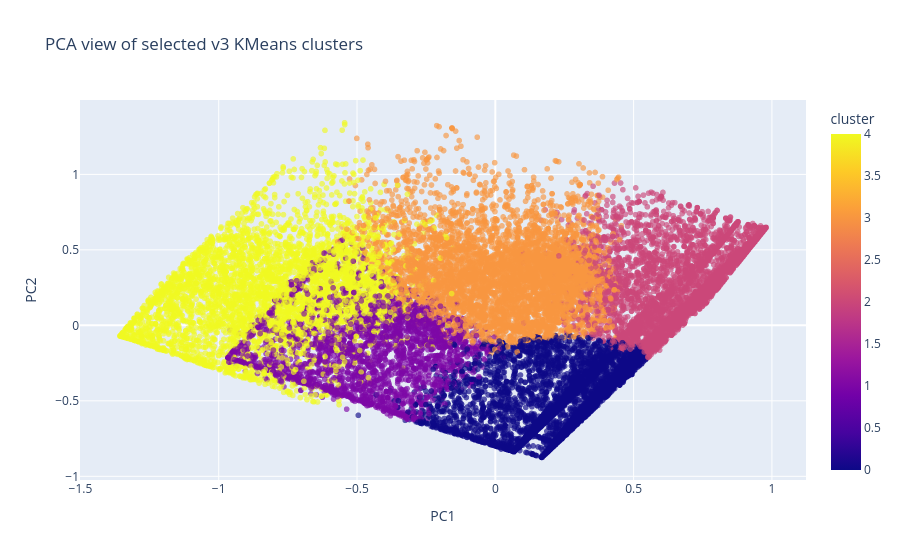

Notebook cell for this chart:
### Code cell
fig = px.scatter(
    pca_df,
    x="PC1",
    y="PC2",
    color=BASELINE_CLUSTER_COL,
    title="PCA view of selected v3 KMeans clusters",
    opacity=0.65,
)
fig.show()

### Figure 1 — Plotly figure (JSON) as saved in the notebook; plotly's stock layout.template omitted (floating-point values rounded to 4 significant figures; data arrays with more than 128 entries replaced by an {"elided": "..."} marker saying what was removed)
{"data": [{"hovertemplate": "PC1=%{x}<br>PC2=%{y}<br>cluster=%{marker.color}<extra></extra>", "legendgroup": "", "marker": {"color": {"elided": "24957 int values"}, "coloraxis": "coloraxis", "opacity": 0.65, "symbol": "circle"}, "mode": "markers", "name": "", "showlegend": false, "type": "scattergl", "x": {"elided": "24957 float values"}, "xaxis": "x", "y": {"elided": "24957 float values"}, "yaxis": "y"}], "layout": {"coloraxis": {"colorbar": {"title": {"text": "cluster"}}, "colorscale": [[0, "#0d0887"], [0.1111, "#46039f"], [0.2222, "#7201a8"], [0.3333, "#9c179e"], [0.4444, "#bd3786"], [0.5556, "#d8576b"], [0.6667, "#ed7953"], [0.7778, "#fb9f3a"], [0.8889, "#fdca26"], [1, "#f0f921"]]}, "legend": {"tracegroupgap": 0}, "title": {"text": "PCA view of selected v3 KMeans clusters"}, "xaxis": {"anchor": "y", "domain": [0, 1], "title": {"text": "PC1"}}, "yaxis": {"anchor": "x", "domain": [0, 1], "title": {"text": "PC2"}}}}
